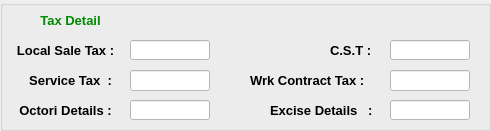
  <widget class="QGroupBox" name="groupBox_3">
   <property name="geometry">
    <rect>
     <x>580</x>
     <y>420</y>
     <width>491</width>
     <height>131</height>
    </rect>
   </property>
   <property name="styleSheet">
    <string notr="true">

QGroupBox
{
border:1px solid Black;
};

background-color: rgb(250, 210, 255);</string>
   </property>
   <property name="title">
    <string/>
   </property>
   <widget class="QLabel" name="Tax_Detail_lbl">
    <property name="geometry">
     <rect>
      <x>30</x>
      <y>10</y>
      <width>81</width>
      <height>20</height>
     </rect>
    </property>
    <property name="font">
     <font>
      <pointsize>10</pointsize>
      <weight>75</weight>
      <bold>true</bold>
     </font>
    </property>
    <property name="styleSheet">
     <string notr="true">color: rgb(0, 138, 0);</string>
    </property>
    <property name="text">
     <string>Tax Detail</string>
    </property>
    <property name="alignment">
     <set>Qt::AlignCenter</set>
    </property>
   </widget>
   <widget class="QLabel" name="Local_sale_tax_lbl">
    <property name="geometry">
     <rect>
      <x>10</x>
      <y>40</y>
      <width>111</width>
      <height>20</height>
     </rect>
    </property>
    <property name="font">
     <font>
      <pointsize>10</pointsize>
      <weight>75</weight>
      <bold>true</bold>
     </font>
    </property>
    <property name="text">
     <string>Local Sale Tax :</string>
    </property>
    <property name="alignment">
     <set>Qt::AlignCenter</set>
    </property>
   </widget>
   <widget class="QLabel" name="Service_tax_lbl">
    <property name="geometry">
     <rect>
      <x>10</x>
      <y>70</y>
      <width>121</width>
      <height>20</height>
     </rect>
    </property>
    <property name="font">
     <font>
      <pointsize>10</pointsize>
      <weight>75</weight>
      <bold>true</bold>
     </font>
    </property>
    <property name="text">
     <string>Service Tax  :</string>
    </property>
    <property name="alignment">
     <set>Qt::AlignCenter</set>
    </property>
   </widget>
   <widget class="QLabel" name="Octori_Details_lbl">
    <property name="geometry">
     <rect>
      <x>10</x>
      <y>100</y>
      <width>111</width>
      <height>20</height>
     </rect>
    </property>
    <property name="font">
     <font>
      <pointsize>10</pointsize>
      <weight>75</weight>
      <bold>true</bold>
     </font>
    </property>
    <property name="text">
     <string>Octori Details :</string>
    </property>
    <property name="alignment">
     <set>Qt::AlignCenter</set>
    </property>
   </widget>
   <widget class="QLineEdit" name="Octori_Details_txt">
    <property name="geometry">
     <rect>
      <x>130</x>
      <y>100</y>
      <width>80</width>
      <height>20</height>
     </rect>
    </property>
    <property name="font">
     <font>
      <pointsize>10</pointsize>
     </font>
    </property>
    <property name="styleSheet">
     <string notr="true">background-color: rgb(255, 255, 255);</string>
    </property>
   </widget>
   <widget class="QLineEdit" name="Service_tax_txt">
    <property name="geometry">
     <rect>
      <x>130</x>
      <y>70</y>
      <width>80</width>
      <height>21</height>
     </rect>
    </property>
    <property name="font">
     <font>
      <pointsize>10</pointsize>
     </font>
    </property>
    <property name="styleSheet">
     <string notr="true">background-color: rgb(255, 255, 255);</string>
    </property>
   </widget>
   <widget class="QGroupBox" name="groupBox_4">
    <property name="geometry">
     <rect>
      <x>630</x>
      <y>300</y>
      <width>481</width>
      <height>111</height>
     </rect>
    </property>
    <property name="title">
     <string/>
    </property>
    <widget class="QLabel" name="label_42">
     <property name="geometry">
      <rect>
       <x>40</x>
       <y>0</y>
       <width>81</width>
       <height>20</height>
      </rect>
     </property>
     <property name="font">
      <font>
       <pointsize>10</pointsize>
       <weight>75</weight>
       <bold>true</bold>
      </font>
     </property>
     <property name="styleSheet">
      <string notr="true">color: rgb(0, 138, 0);</string>
     </property>
     <property name="text">
      <string>Tax Detail</string>
     </property>
     <property name="alignment">
      <set>Qt::AlignCenter</set>
     </property>
    </widget>
    <widget class="QLabel" name="label_43">
     <property name="geometry">
      <rect>
       <x>10</x>
       <y>30</y>
       <width>111</width>
       <height>20</height>
      </rect>
     </property>
     <property name="font">
      <font>
       <pointsize>10</pointsize>
       <weight>75</weight>
       <bold>true</bold>
      </font>
     </property>
     <property name="text">
      <string>Local Sale Tax :</string>
     </property>
     <property name="alignment">
      <set>Qt::AlignCenter</set>
     </property>
    </widget>
    <widget class="QLabel" name="label_44">
     <property name="geometry">
      <rect>
       <x>10</x>
       <y>60</y>
       <width>121</width>
       <height>20</height>
      </rect>
     </property>
     <property name="font">
      <font>
       <pointsize>10</pointsize>
       <weight>75</weight>
       <bold>true</bold>
      </font>
     </property>
     <property name="text">
      <string>Service Tax  :</string>
     </property>
     <property name="alignment">
      <set>Qt::AlignCenter</set>
     </property>
    </widget>
    <widget class="QLabel" name="label_45">
     <property name="geometry">
      <rect>
       <x>10</x>
       <y>90</y>
       <width>111</width>
       <height>20</height>
      </rect>
     </property>
     <property name="font">
      <font>
       <pointsize>10</pointsize>
       <weight>75</weight>
       <bold>true</bold>
      </font>
     </property>
     <property name="text">
      <string>Octori Details :</string>
     </property>
     <property name="alignment">
      <set>Qt::AlignCenter</set>
     </property>
    </widget>
   </widget>
   <widget class="QLineEdit" name="Local_sale_tax_txt">
    <property name="geometry">
     <rect>
      <x>130</x>
      <y>40</y>
      <width>80</width>
      <height>20</height>
     </rect>
    </property>
    <property name="font">
     <font>
      <pointsize>10</pointsize>
     </font>
    </property>
    <property name="styleSheet">
     <string notr="true">background-color: rgb(255, 255, 255);</string>
    </property>
   </widget>
   <widget class="QLineEdit" name="Excise_Details_txt">
    <property name="geometry">
     <rect>
      <x>390</x>
      <y>100</y>
      <width>80</width>
      <height>20</height>
     </rect>
    </property>
    <property name="font">
     <font>
      <pointsize>10</pointsize>
     </font>
    </property>
    <property name="styleSheet">
     <string notr="true">background-color: rgb(255, 255, 255);</string>
    </property>
   </widget>
   <widget class="QLineEdit" name="Wrk_contract_txt">
    <property name="geometry">
     <rect>
      <x>390</x>
      <y>70</y>
      <width>80</width>
      <height>21</height>
     </rect>
    </property>
    <property name="font">
     <font>
      <pointsize>10</pointsize>
     </font>
    </property>
    <property name="styleSheet">
     <string notr="true">background-color: rgb(255, 255, 255);</string>
    </property>
   </widget>
   <widget class="QGroupBox" name="groupBox_5">
    <property name="geometry">
     <rect>
      <x>850</x>
      <y>320</y>
      <width>481</width>
      <height>111</height>
     </rect>
    </property>
    <property name="title">
     <string/>
    </property>
    <widget class="QLabel" name="label_46">
     <property name="geometry">
      <rect>
       <x>40</x>
       <y>0</y>
       <width>81</width>
       <height>20</height>
      </rect>
     </property>
     <property name="font">
      <font>
       <pointsize>10</pointsize>
       <weight>75</weight>
       <bold>true</bold>
      </font>
     </property>
     <property name="styleSheet">
      <string notr="true">color: rgb(0, 138, 0);</string>
     </property>
     <property name="text">
      <string>Tax Detail</string>
     </property>
     <property name="alignment">
      <set>Qt::AlignCenter</set>
     </property>
    </widget>
    <widget class="QLabel" name="label_47">
     <property name="geometry">
      <rect>
       <x>10</x>
       <y>30</y>
       <width>111</width>
       <height>20</height>
      </rect>
     </property>
     <property name="font">
      <font>
       <pointsize>10</pointsize>
       <weight>75</weight>
       <bold>true</bold>
      </font>
     </property>
     <property name="text">
      <string>Local Sale Tax :</string>
     </property>
     <property name="alignment">
      <set>Qt::AlignCenter</set>
     </property>
    </widget>
    <widget class="QLabel" name="label_48">
     <property name="geometry">
      <rect>
       <x>10</x>
       <y>60</y>
       <width>121</width>
       <height>20</height>
      </rect>
     </property>
     <property name="font">
      <font>
       <pointsize>10</pointsize>
       <weight>75</weight>
       <bold>true</bold>
      </font>
     </property>
     <property name="text">
      <string>Service Tax  :</string>
     </property>
     <property name="alignment">
      <set>Qt::AlignCenter</set>
     </property>
    </widget>
    <widget class="QLabel" name="label_49">
     <property name="geometry">
      <rect>
       <x>10</x>
       <y>90</y>
       <width>111</width>
       <height>20</height>
      </rect>
     </property>
     <property name="font">
      <font>
       <pointsize>10</pointsize>
       <weight>75</weight>
       <bold>true</bold>
      </font>
     </property>
     <property name="text">
      <string>Octori Details :</string>
     </property>
     <property name="alignment">
      <set>Qt::AlignCenter</set>
     </property>
    </widget>
   </widget>
   <widget class="QLineEdit" name="CST_txt">
    <property name="geometry">
     <rect>
      <x>390</x>
      <y>40</y>
      <width>80</width>
      <height>20</height>
     </rect>
    </property>
    <property name="font">
     <font>
      <pointsize>10</pointsize>
     </font>
    </property>
    <property name="styleSheet">
     <string notr="true">background-color: rgb(255, 255, 255);</string>
    </property>
   </widget>
   <widget class="QLabel" name="wrk_contract_tax_lbl">
    <property name="geometry">
     <rect>
      <x>250</x>
      <y>70</y>
      <width>121</width>
      <height>21</height>
     </rect>
    </property>
    <property name="font">
     <font>
      <pointsize>10</pointsize>
      <weight>75</weight>
      <bold>true</bold>
     </font>
    </property>
    <property name="text">
     <string>Wrk Contract Tax :</string>
    </property>
   </widget>
   <widget class="QGroupBox" name="groupBox_6">
    <property name="geometry">
     <rect>
      <x>660</x>
      <y>270</y>
      <width>481</width>
      <height>131</height>
     </rect>
    </property>
    <property name="title">
     <string/>
    </property>
    <widget class="QLabel" name="label_63">
     <property name="geometry">
      <rect>
       <x>40</x>
       <y>0</y>
       <width>81</width>
       <height>20</height>
      </rect>
     </property>
     <property name="font">
      <font>
       <pointsize>10</pointsize>
       <weight>75</weight>
       <bold>true</bold>
      </font>
     </property>
     <property name="styleSheet">
      <string notr="true">color: rgb(0, 138, 0);</string>
     </property>
     <property name="text">
      <string>Tax Detail</string>
     </property>
     <property name="alignment">
      <set>Qt::AlignCenter</set>
     </property>
    </widget>
    <widget class="QLabel" name="label_64">
     <property name="geometry">
      <rect>
       <x>10</x>
       <y>30</y>
       <width>111</width>
       <height>20</height>
      </rect>
     </property>
     <property name="font">
      <font>
       <pointsize>10</pointsize>
       <weight>75</weight>
       <bold>true</bold>
      </font>
     </property>
     <property name="text">
      <string>Local Sale Tax :</string>
     </property>
     <property name="alignment">
      <set>Qt::AlignCenter</set>
     </property>
    </widget>
    <widget class="QLabel" name="label_65">
     <property name="geometry">
      <rect>
       <x>10</x>
       <y>60</y>
       <width>121</width>
       <height>20</height>
      </rect>
     </property>
     <property name="font">
      <font>
       <pointsize>10</pointsize>
       <weight>75</weight>
       <bold>true</bold>
      </font>
     </property>
     <property name="text">
      <string>Service Tax  :</string>
     </property>
     <property name="alignment">
      <set>Qt::AlignCenter</set>
     </property>
    </widget>
    <widget class="QLabel" name="label_66">
     <property name="geometry">
      <rect>
       <x>10</x>
       <y>90</y>
       <width>111</width>
       <height>20</height>
      </rect>
     </property>
     <property name="font">
      <font>
       <pointsize>10</pointsize>
       <weight>75</weight>
       <bold>true</bold>
      </font>
     </property>
     <property name="text">
      <string>Octori Details :</string>
     </property>
     <property name="alignment">
      <set>Qt::AlignCenter</set>
     </property>
    </widget>
    <widget class="QLineEdit" name="lineEdit_28">
     <property name="geometry">
      <rect>
       <x>130</x>
       <y>90</y>
       <width>80</width>
       <height>20</height>
      </rect>
     </property>
     <property name="font">
      <font>
       <pointsize>10</pointsize>
      </font>
     </property>
    </widget>
    <widget class="QLineEdit" name="lineEdit_29">
     <property name="geometry">
      <rect>
       <x>130</x>
       <y>60</y>
       <width>80</width>
       <height>21</height>
      </rect>
     </property>
     <property name="font">
      <font>
       <pointsize>10</pointsize>
      </font>
     </property>
    </widget>
    <widget class="QGroupBox" name="groupBox_9">
     <property name="geometry">
      <rect>
       <x>630</x>
       <y>300</y>
       <width>481</width>
       <height>111</height>
      </rect>
     </property>
     <property name="title">
      <string/>
     </property>
     <widget class="QLabel" name="label_67">
      <property name="geometry">
       <rect>
        <x>40</x>
        <y>0</y>
        <width>81</width>
        <height>20</height>
       </rect>
      </property>
      <property name="font">
       <font>
        <pointsize>10</pointsize>
        <weight>75</weight>
        <bold>true</bold>
       </font>
      </property>
      <property name="styleSheet">
       <string notr="true">color: rgb(0, 138, 0);</string>
      </property>
      <property name="text">
       <string>Tax Detail</string>
      </property>
      <property name="alignment">
       <set>Qt::AlignCenter</set>
      </property>
     </widget>
     <widget class="QLabel" name="label_68">
      <property name="geometry">
       <rect>
        <x>10</x>
        <y>30</y>
        <width>111</width>
        <height>20</height>
       </rect>
      </property>
      <property name="font">
       <font>
        <pointsize>10</pointsize>
        <weight>75</weight>
        <bold>true</bold>
       </font>
      </property>
      <property name="text">
       <string>Local Sale Tax :</string>
      </property>
      <property name="alignment">
       <set>Qt::AlignCenter</set>
      </property>
     </widget>
     <widget class="QLabel" name="label_69">
      <property name="geometry">
       <rect>
        <x>10</x>
        <y>60</y>
        <width>121</width>
        <height>20</height>
       </rect>
      </property>
      <property name="font">
       <font>
        <pointsize>10</pointsize>
        <weight>75</weight>
        <bold>true</bold>
       </font>
      </property>
      <property name="text">
       <string>Service Tax  :</string>
      </property>
      <property name="alignment">
       <set>Qt::AlignCenter</set>
      </property>
     </widget>
     <widget class="QLabel" name="label_70">
      <property name="geometry">
       <rect>
        <x>10</x>
        <y>90</y>
        <width>111</width>
        <height>20</height>
       </rect>
      </property>
      <property name="font">
       <font>
        <pointsize>10</pointsize>
        <weight>75</weight>
        <bold>true</bold>
       </font>
      </property>
      <property name="text">
       <string>Octori Details :</string>
      </property>
      <property name="alignment">
       <set>Qt::AlignCenter</set>
      </property>
     </widget>
    </widget>
    <widget class="QLineEdit" name="lineEdit_30">
     <property name="geometry">
      <rect>
       <x>130</x>
       <y>30</y>
       <width>80</width>
       <height>20</height>
      </rect>
     </property>
     <property name="font">
      <font>
       <pointsize>10</pointsize>
      </font>
     </property>
    </widget>
    <widget class="QLineEdit" name="lineEdit_31">
     <property name="geometry">
      <rect>
       <x>390</x>
       <y>90</y>
       <width>80</width>
       <height>20</height>
      </rect>
     </property>
     <property name="font">
      <font>
       <pointsize>10</pointsize>
      </font>
     </property>
    </widget>
    <widget class="QLineEdit" name="lineEdit_32">
     <property name="geometry">
      <rect>
       <x>390</x>
       <y>60</y>
       <width>80</width>
       <height>21</height>
      </rect>
     </property>
     <property name="font">
      <font>
       <pointsize>10</pointsize>
      </font>
     </property>
    </widget>
    <widget class="QGroupBox" name="groupBox_10">
     <property name="geometry">
      <rect>
       <x>850</x>
       <y>320</y>
       <width>481</width>
       <height>111</height>
      </rect>
     </property>
     <property name="title">
      <string/>
     </property>
     <widget class="QLabel" name="label_71">
      <property name="geometry">
       <rect>
        <x>40</x>
        <y>0</y>
        <width>81</width>
        <height>20</height>
       </rect>
      </property>
      <property name="font">
       <font>
        <pointsize>10</pointsize>
        <weight>75</weight>
        <bold>true</bold>
       </font>
      </property>
      <property name="styleSheet">
       <string notr="true">color: rgb(0, 138, 0);</string>
      </property>
      <property name="text">
       <string>Tax Detail</string>
      </property>
      <property name="alignment">
       <set>Qt::AlignCenter</set>
      </property>
     </widget>
     <widget class="QLabel" name="label_72">
      <property name="geometry">
       <rect>
        <x>10</x>
        <y>30</y>
        <width>111</width>
        <height>20</height>
       </rect>
      </property>
      <property name="font">
       <font>
        <pointsize>10</pointsize>
        <weight>75</weight>
        <bold>true</bold>
       </font>
      </property>
      <property name="text">
       <string>Local Sale Tax :</string>
      </property>
      <property name="alignment">
       <set>Qt::AlignCenter</set>
      </property>
     </widget>
     <widget class="QLabel" name="label_73">
      <property name="geometry">
       <rect>
        <x>10</x>
        <y>60</y>
        <width>121</width>
        <height>20</height>
       </rect>
      </property>
      <property name="font">
       <font>
        <pointsize>10</pointsize>
        <weight>75</weight>
        <bold>true</bold>
       </font>
      </property>
      <property name="text">
       <string>Service Tax  :</string>
      </property>
      <property name="alignment">
       <set>Qt::AlignCenter</set>
      </property>
     </widget>
     <widget class="QLabel" name="label_74">
      <property name="geometry">
       <rect>
        <x>10</x>
        <y>90</y>
        <width>111</width>
        <height>20</height>
       </rect>
      </property>
      <property name="font">
       <font>
        <pointsize>10</pointsize>
        <weight>75</weight>
        <bold>true</bold>
       </font>
      </property>
      <property name="text">
       <string>Octori Details :</string>
      </property>
      <property name="alignment">
       <set>Qt::AlignCenter</set>
      </property>
     </widget>
    </widget>
    <widget class="QLineEdit" name="lineEdit_33">
     <property name="geometry">
      <rect>
       <x>390</x>
       <y>30</y>
       <width>80</width>
       <height>20</height>
      </rect>
     </property>
     <property name="font">
      <font>
       <pointsize>10</pointsize>
      </font>
     </property>
    </widget>
   </widget>
   <widget class="QLabel" name="Excise_details_lbl">
    <property name="geometry">
     <rect>
      <x>270</x>
      <y>100</y>
      <width>111</width>
      <height>20</height>
     </rect>
    </property>
    <property name="font">
     <font>
      <pointsize>10</pointsize>
      <weight>75</weight>
      <bold>true</bold>
     </font>
    </property>
    <property name="text">
     <string>Excise Details   :</string>
    </property>
   </widget>
   <widget class="QLabel" name="CST_lbl">
    <property name="geometry">
     <rect>
      <x>330</x>
      <y>40</y>
      <width>41</width>
      <height>20</height>
     </rect>
    </property>
    <property name="font">
     <font>
      <pointsize>10</pointsize>
      <weight>75</weight>
      <bold>true</bold>
     </font>
    </property>
    <property name="text">
     <string>C.S.T :</string>
    </property>
   </widget>
  </widget>
